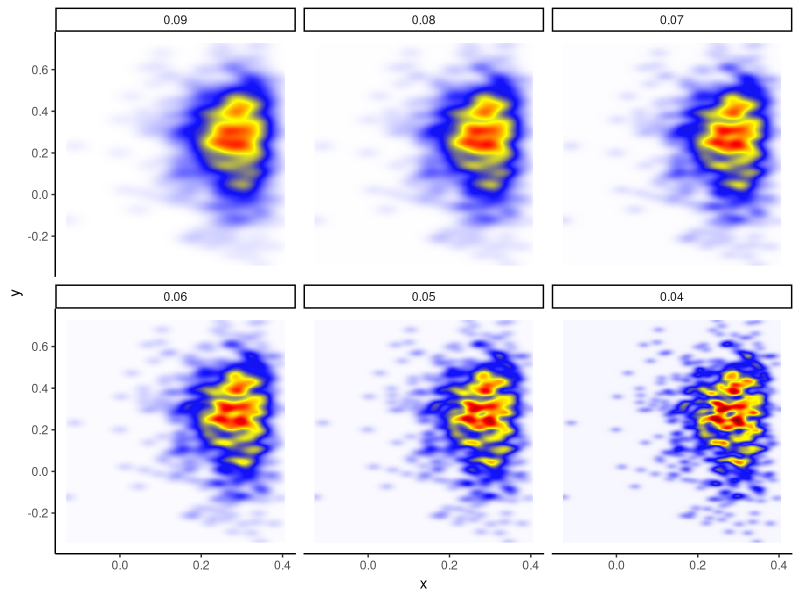

R code for this plot:
rm(list=ls())
library(MASS)
library(tidyverse)
set.seed(123)

M <- 1000
b <- log10(rgamma(M, 6, 3))
a <- log10((rweibull(M, 8, 2)))
clrs <- colorRampPalette(c('white','blue','yellow','red','darkred'))
N <- 250

## ggplot version 
bind_rows(lapply(seq(.09, .04, by=-.01), function(i){
    dsub <- kde2d(a, b, n=N, h=i)
    tibble(z=c(dsub$z), x=rep(dsub$x, N), y=rep(dsub$y, each=N)) %>%
        mutate(bandwith=i)})) %>%
    mutate(bandwith=factor(bandwith, levels=seq(.09, .04, by=-.01))) %>%
    group_by(bandwith) %>%
    mutate(z = (z-mean(z))/sd(z)) %>%
    ggplot(aes(x=x, y=y, fill=z)) +
    geom_raster() +
    scale_fill_gradientn(colors=clrs(27)) +
    theme_classic() +
    facet_wrap(~bandwith) +
    guides(fill=FALSE)
